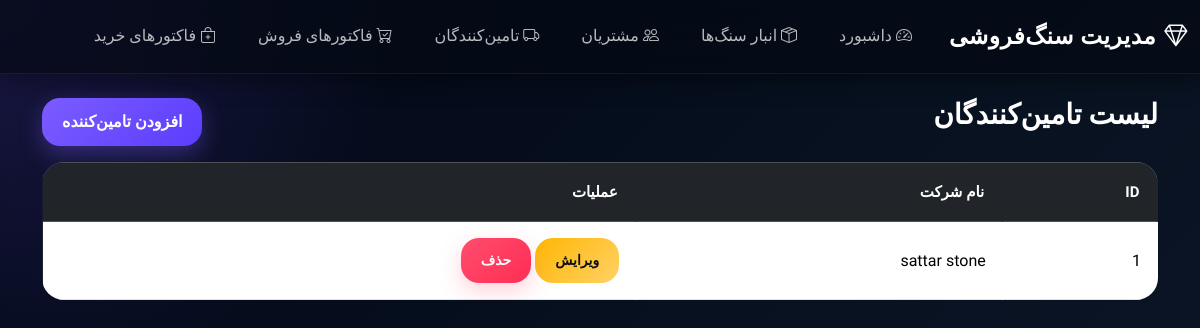
/suppliers/, run on an earlier commit of the app's database.
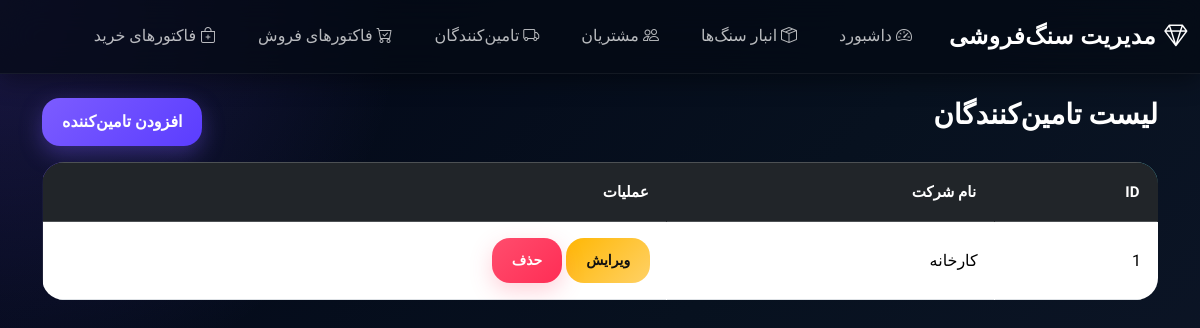
And on a later commit of the database.
### core/models.py (models this page shows, shortened)
class Supplier(models.Model):
    person = models.OneToOneField(Person, on_delete=models.CASCADE)
    company_name = models.CharField(max_length=200)

### core/views.py (the view)
# urls.py: path('suppliers/', supplier_list, name='supplier_list'),
def supplier_list(request):
    suppliers = Supplier.objects.all()
    return render(request, 'core/supplier_list.html', {'suppliers': suppliers})

### core/templates/core/supplier_list.html (shortened to what this page needs)
{% extends 'core/base.html' %}
{% block content %}
<div class="d-flex justify-content-between mb-3">
    <h3>لیست تامین‌کنندگان</h3>
    <a href="{% url 'add_supplier' %}" class="btn btn-primary">
        افزودن تامین‌کننده
    </a>
</div>
<table class="table table-bordered">
    <thead class="table-dark">
        <tr>
            <th>ID</th>
            <th>نام شرکت</th>
            <th>عملیات</th>
        </tr>
    </thead>
    <tbody>
        {% for supplier in suppliers %}
        <tr>
            <td>{{ supplier.id }}</td>
            <td>{{ supplier.company_name }}</td>
            <td>
                <a href="{% url 'edit_supplier' supplier.id %}" class="btn btn-warning btn-sm">
                    ویرایش
                </a>
                <a href="{% url 'delete_supplier' supplier.id %}" class="btn btn-danger btn-sm">
                    حذف
                </a>
            </td>
        </tr>
        {% endfor %}
    </tbody>
</table>
{% endblock %}

What changed in the data, as far as the page shows it:
changed Supplier id 1: company_name "sattar stone" → "کارخانه"
